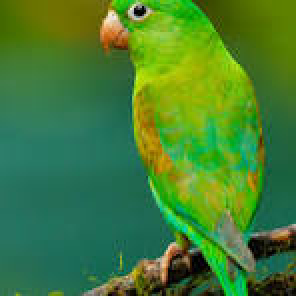
#> input picture parrot.png, 148 x 148 px (shown 2 times larger)
$ python -i imageSegmentation.py   (imports and definitions only)
#> lines starting #> are read from the running program, lines starting #| are printed output that depends on the picture; after the words box and inside, x2 and y2 are one past the last pixel; in counts of white or black regions, pixels touching at a corner belong together
# watershed algorithm

import cv2
import numpy as np
import tkinter as tk
from tkinter import filedialog, messagebox, Button, Label

def select_image():
    filepath = filedialog.askopenfilename()
#> the answer given: parrot.png
    if not filepath:
        return
    image = cv2.imread(filepath)
#> image is the input picture: shape (148, 148, 3); mean B, G, R 51.3, 127, 68.5
    if image is None:
        messagebox.showerror("Error", "Could not read that file as an image.")
        return
    image = cv2.cvtColor(image, cv2.COLOR_BGR2RGB)
    segment_image(image)

# handles actual image segmentation process
def segment_image(image):
    gray = cv2.cvtColor(image, cv2.COLOR_RGB2GRAY)
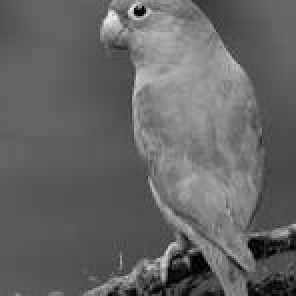
#> gray: shape (148, 148) (shown 2 times larger); min 0, max 240, mean 100.9
    _, thresh = cv2.threshold(gray, 0, 255, cv2.THRESH_BINARY_INV + cv2.THRESH_OTSU) # binary image to separate objects from background
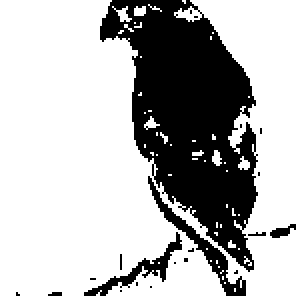
#> thresh: shape (148, 148) (shown 2 times larger); 70.9% white; 21 black regions (17 under 20 px), largest, box (x1, y1, x2, y2) and area: (50, 0, 129, 136) 5598, (74, 88, 123, 148) 392, (42, 116, 91, 148) 280, (135, 112, 148, 119) 47
    kernel = np.ones((3,3), np.uint8)
    opening = cv2.morphologyEx(thresh, cv2.MORPH_OPEN, kernel, iterations=2)
#> opening: shape (148, 148); 66.5% white; 4 black regions (3 under 20 px), largest, box (x1, y1, x2, y2) and area: (42, 0, 148, 148) 7322
    sure_bg = cv2.dilate(opening, kernel, iterations=3)
#> sure_bg: shape (148, 148); 74.4% white; 4 black regions (3 under 20 px), largest, box (x1, y1, x2, y2) and area: (53, 0, 125, 148) 5585
    dist_transform = cv2.distanceTransform(opening, cv2.DIST_L2, 5)
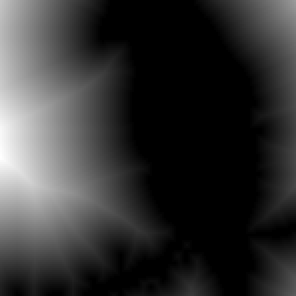
#> dist_transform: shape (148, 148) float32 (shown 2 times larger); min 0, max 68.77, mean 13.8; drawn with min black and max white
    _, sure_fg = cv2.threshold(dist_transform, 0.7 * dist_transform.max(), 255, 0)
#> sure_fg: shape (148, 148) float32; 5.7% white; 1 white region, box (x1, y1, x2, y2) and area: (0, 0, 25, 100) 1247
    sure_fg = np.uint8(sure_fg)
    unknown = cv2.subtract(sure_bg, sure_fg)
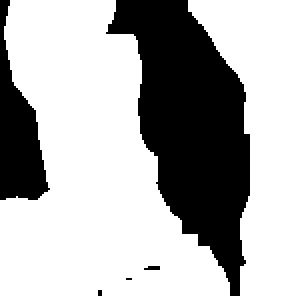
#> unknown: shape (148, 148) (shown 2 times larger); 68.7% white; 5 black regions (3 under 20 px), largest, box (x1, y1, x2, y2) and area: (53, 0, 125, 148) 5585, (0, 0, 25, 100) 1247
    ret, markers = cv2.connectedComponents(sure_fg)
#> ret = 2
    markers = markers + 1
    markers[unknown == 255] = 0
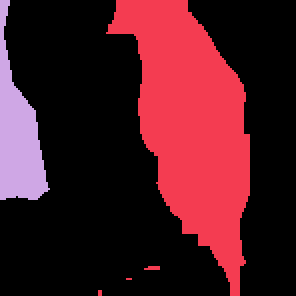
#> markers: shape (148, 148) int32 (shown 2 times larger); 3 distinct labels, from 0 to 2; one colour per label, 0 black
    markers = cv2.watershed(image, markers)
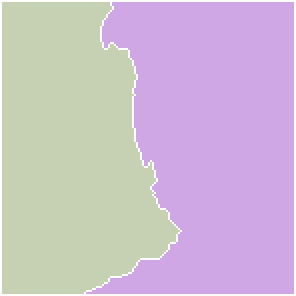
#> markers: shape (148, 148) int32 (shown 2 times larger); 3 distinct labels, from -1 to 2; one colour per label, 0 black, -1 white
    image[markers == -1] = [255, 0, 0]
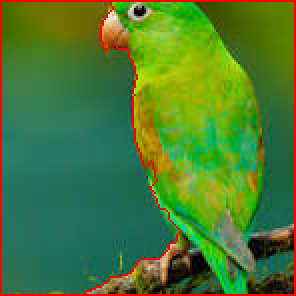
#> image: shape (148, 148, 3) (shown 2 times larger); mean R, G, B 75.1, 122.8, 49.7

    display_segmented_image(image)

def display_segmented_image(segmented_image):
    cv2.imshow("Segmented Image", cv2.cvtColor(segmented_image, cv2.COLOR_RGB2BGR))
    cv2.waitKey(0)
    cv2.destroyAllWindows()

# [2 lines not run here, left out]

# [1 line that did not run here, left out]
# [1 line not run here, left out]

# [1 line that did not run here, left out]
# [4 lines not run here, left out]

>>> result = select_image()
